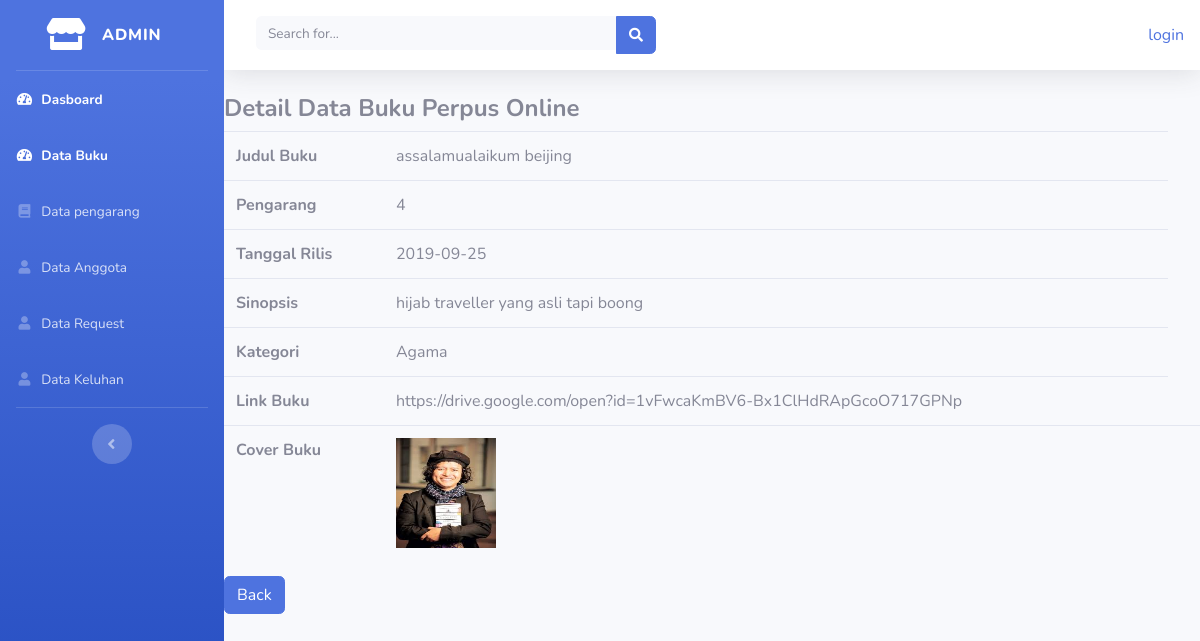
Page /index.php/admin/data_buku/detail/22 on the committed database.
### tables this page shows
CREATE TABLE `buku` (
  `id_buku` int(20) NOT NULL,
  `judul_buku` varchar(50) NOT NULL,
  `id_pengarang` int(11) NOT NULL,
  `rilis` date NOT NULL,
  `sinopsis` text NOT NULL,
  `kategori` varchar(50) NOT NULL,
  `link` varchar(200) NOT NULL,
  `foto` varchar(100) NOT NULL
);

### application/controllers/admin/data_buku.php (called while the page is built, shortened)
<?php
class Data_buku extends CI_Controller{
	public function detail($id){
		$this->load->model('model_buku');
		$detail = $this->model_buku->detail_data($id);
		$data['detail'] =$detail;
		$this->load->view('templates_admin/header');
		$this->load->view('templates_admin/sidebar');
		$this->load->view('detail', $data);
		$this->load->view('templates_admin/footer');
	}
}

### index.php (called while the page is built, shortened)
<?php
require_once BASEPATH.'core/CodeIgniter.php';

### application/models/model_buku.php (called while the page is built, shortened)
<?php
class Model_buku extends CI_Model{
	public function detail_data($id = null){
    	$query = $this->db->get_where('buku', array('id_buku'=>$id))->row();
    	return $query;
	}
}

### application/views/detail.php (the view)
<div class="content-wrapper">
	<section class="content">
		<h4><strong>Detail Data Buku Perpus Online</strong></h4>
		<table class="table">
			<tr>
				<th>Judul Buku</th>
				<td><?php echo $detail->judul_buku ?></td>
			</tr>
			<tr>
				<th>Pengarang</th>
				<td><?php echo $detail->id_pengarang ?></td>
			</tr>
			<tr>
				<th>Tanggal Rilis</th>
				<td><?php echo $detail->rilis ?></td>
			</tr>
			<tr>
				<th>Sinopsis</th>
				<td><?php echo $detail->sinopsis ?></td>
			</tr>
			<tr>
				<th>Kategori</th>
				<td><?php echo $detail->kategori ?></td>
			</tr>
			<tr>
				<th>Link Buku</th>
				<td><?php echo $detail->link ?></td>
			</tr>
			<tr>
				<th>Cover Buku</th>
				<td>
					<img src="<?php echo base_url(); ?>assets/images/books/<?php echo $detail->foto; ?>" width="100" height="110">
				</td>
				<td></td>
			</tr>
		</table>
	<a href="<?php echo base_url('admin/data_buku/index'); ?>" class="btn btn-primary">Back</a>
	</section>
</div>

### rows in the picture
buku: judul_buku "assalamualaikum beijing", id_pengarang "4", rilis "2019-09-25", sinopsis "hijab traveller yang asli tapi boong", kategori "Agama", link "https://drive.google.com/open?id=1vFwcaKmBV6-Bx1ClHdRApGcoO717GPNp", foto (picture)

### other values in the picture
anchor('auth/login', 'login') "login"
